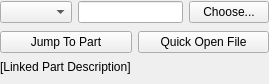
<?xml version="1.0" encoding="UTF-8"?>
<ui version="4.0">
 <class>PartLinkEditWidget</class>
 <widget class="QWidget" name="PartLinkEditWidget">
  <property name="geometry">
   <rect>
    <x>0</x>
    <y>0</y>
    <width>269</width>
    <height>84</height>
   </rect>
  </property>
  <layout class="QVBoxLayout" name="verticalLayout">
   <property name="leftMargin">
    <number>0</number>
   </property>
   <property name="topMargin">
    <number>0</number>
   </property>
   <property name="rightMargin">
    <number>0</number>
   </property>
   <property name="bottomMargin">
    <number>0</number>
   </property>
   <item>
    <widget class="QWidget" name="widget" native="true">
     <layout class="QHBoxLayout" name="horizontalLayout">
      <property name="leftMargin">
       <number>0</number>
      </property>
      <property name="topMargin">
       <number>0</number>
      </property>
      <property name="rightMargin">
       <number>0</number>
      </property>
      <property name="bottomMargin">
       <number>0</number>
      </property>
      <item>
       <widget class="QComboBox" name="pcatCb"/>
      </item>
      <item>
       <widget class="electronicsdb::PlainLineEdit" name="idEdit"/>
      </item>
      <item>
       <widget class="QPushButton" name="chooseButton">
        <property name="text">
         <string>Choose...</string>
        </property>
       </widget>
      </item>
     </layout>
    </widget>
   </item>
   <item>
    <widget class="QWidget" name="widget_2" native="true">
     <layout class="QHBoxLayout" name="horizontalLayout_2">
      <property name="leftMargin">
       <number>0</number>
      </property>
      <property name="topMargin">
       <number>0</number>
      </property>
      <property name="rightMargin">
       <number>0</number>
      </property>
      <property name="bottomMargin">
       <number>0</number>
      </property>
      <item>
       <widget class="QPushButton" name="jumpButton">
        <property name="text">
         <string>Jump To Part</string>
        </property>
       </widget>
      </item>
      <item>
       <widget class="QPushButton" name="quickOpenButton">
        <property name="text">
         <string>Quick Open File</string>
        </property>
       </widget>
      </item>
     </layout>
    </widget>
   </item>
   <item>
    <widget class="QLabel" name="descLabel">
     <property name="text">
      <string notr="true">[Linked Part Description]</string>
     </property>
     <property name="alignment">
      <set>Qt::AlignLeading|Qt::AlignLeft|Qt::AlignTop</set>
     </property>
     <property name="wordWrap">
      <bool>true</bool>
     </property>
    </widget>
   </item>
  </layout>
 </widget>
 <customwidgets>
  <customwidget>
   <class>electronicsdb::PlainLineEdit</class>
   <extends>QLineEdit</extends>
   <header location="global">electronicsdb/gui/util/PlainLineEdit.h</header>
  </customwidget>
 </customwidgets>
 <resources/>
 <connections/>
</ui>
